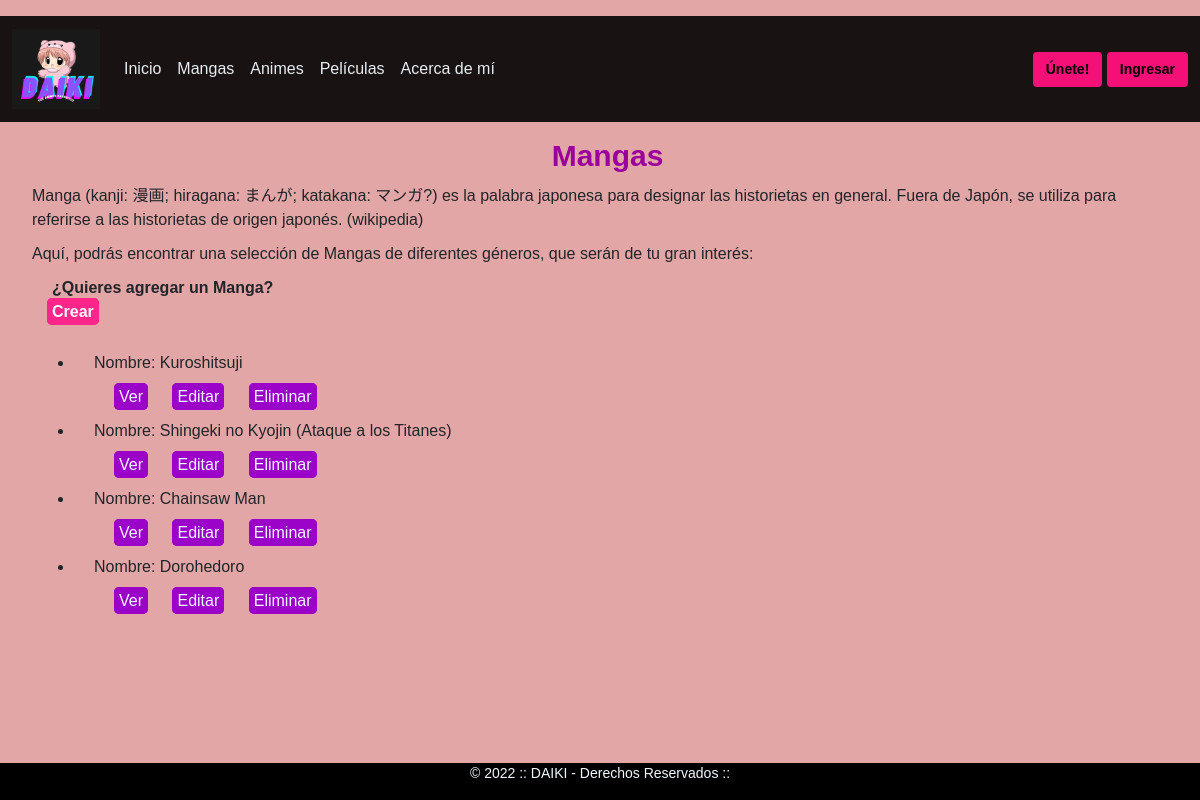
Page /app_Daiki/manga/baseMangas on the committed database.
### app_Daiki/models.py (models this page shows, shortened)
class Manga(models.Model):
    nombre = models.CharField(max_length=200)
    genero = models.CharField(max_length=20)
    autor = models.CharField(max_length=30)
    anio_lanzamiento = models.IntegerField()
    cantidad_tomos = models.IntegerField()
    class Meta:
        verbose_name = "Manga"
        verbose_name_plural = "Mangas"

### app_Daiki/views.py (the view)
# urls.py: path('manga/baseMangas', views.MangaList.as_view(), name="BaseMangas"),
class MangaList(ListView):
    model = Manga
    template_name = "app_Daiki/baseMangas.html"

### app_Daiki/templates/app_Daiki/basemangas.html
{% extends "app_Daiki/padre.html" %}
{% load static %}
{% block contenidoConCambios %}
<h1>Mangas</h1>
<section>
    <p>Manga (kanji: 漫画; hiragana: まんが; katakana: マンガ?) es la palabra japonesa para designar las historietas en general.
        Fuera de Japón, se utiliza para referirse a las historietas de origen japonés. (wikipedia)</p>
    <p>Aquí, podrás encontrar una selección de Mangas de diferentes géneros, que serán de tu gran interés:</p>
    <div class="crear">
        <p>¿Quieres agregar un Manga?</p>
        <a class="bt-form-base" href="{% url 'NewMangas' %}">Crear</a>
    </div>
    <div class="container">
        <ul>
            {% for manga in object_list %}
            <li>
                <p>Nombre: {{manga.nombre}}</p>
                <p>
                    <a class="bt-form-url" href="{% url 'DetalleMangas' manga.id %}">Ver</a>
                    <a class="bt-form-url" href="{% url 'EditMangas' manga.id %}">Editar</a>
                    <a class="bt-form-url" href="{% url 'DeleteMangas' manga.id %}">Eliminar</a>
                </p>
            </li>
            {% endfor %}
        </ul>
    </div>
</section>
{% endblock %}

### app_Daiki/static/app_Daiki/css/style.css (style rules this page uses)
* { margin: 0; padding: 0; box-sizing: border-box; }
body { font-family: 'Montserrat', sans-serif; background-color: rgb(227, 166, 166); display: flex; flex-direction: column; min-height: 100vh; }
.container { margin-bottom: auto; }
h1 { color: rgb(156, 0, 156); text-align: center; margin-left: 15px; font-size: 30px; font-weight: bold; }
.bt-form-base { background-color: rgb(252, 37, 137); color: aliceblue; border: rgb(252, 37, 137) solid 5px; border-radius: 5px; margin-left: 15px; text-decoration: none; }
.bt-form-url { background-color: rgb(155, 3, 201); color: aliceblue; border: rgb(155, 3, 201) solid 5px; border-radius: 5px; margin-top: 20px; margin-left: 20px; text-decoration: none; }
.crear { margin-left: 20px; margin-top: 10px; margin-bottom: 15px; height: 60px; font-weight: bold; }
section p { margin: 0 20px; margin-top: 10px; font-size: 16px; }

### rows in the picture
Manga: nombre "Kuroshitsuji"
Manga: nombre "Shingeki no Kyojin (Ataque a los Titanes)"
Manga: nombre "Chainsaw Man"
Manga: nombre "Dorohedoro"
